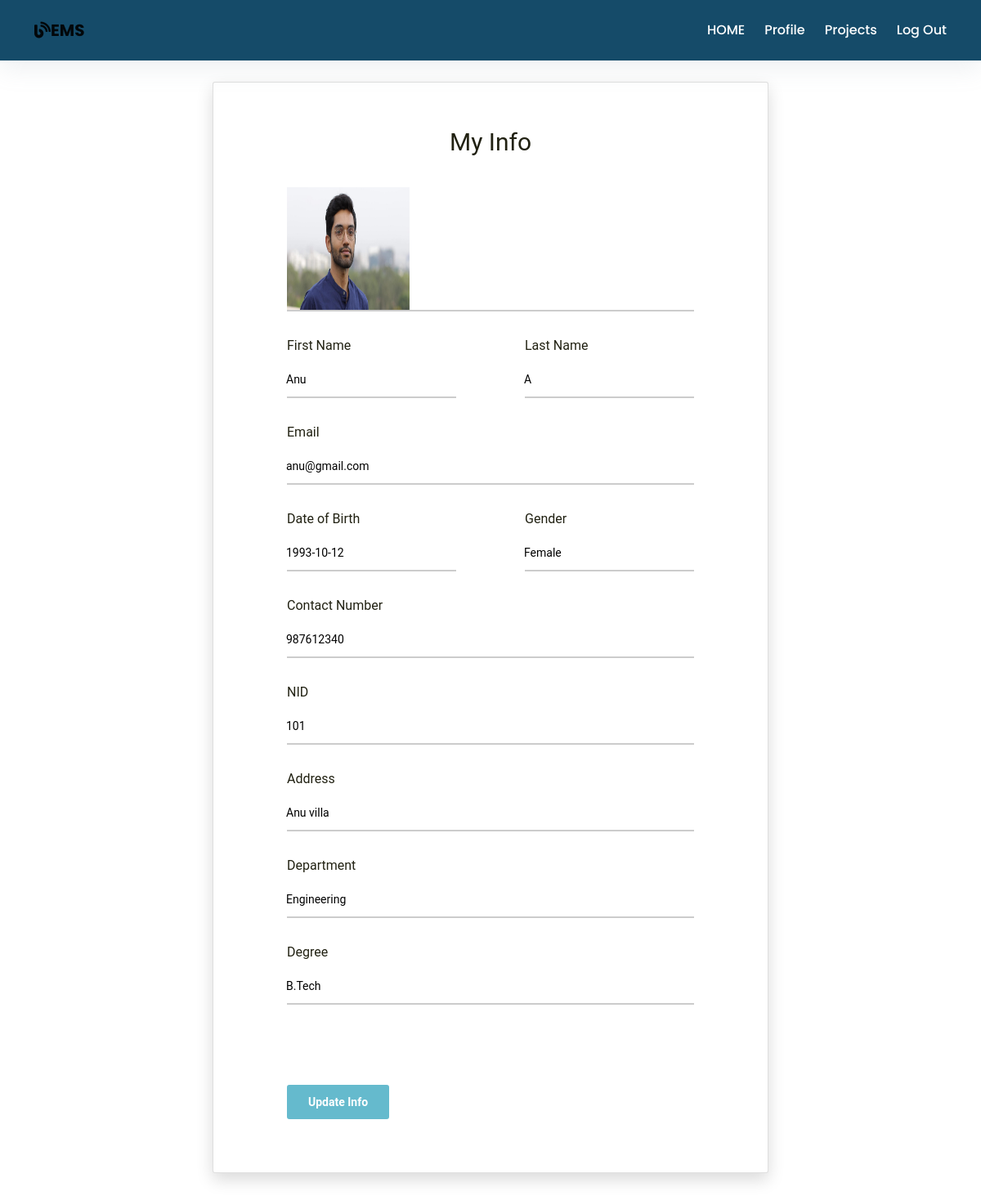
Screenshot of /myprofile.php?id=10 with the database file from the repository.
### tables this page shows
CREATE TABLE `employee` (
  `id` int(11) NOT NULL,
  `firstName` varchar(100) NOT NULL,
  `lastName` varchar(100) NOT NULL,
  `email` varchar(100) NOT NULL,
  `password` text NOT NULL,
  `birthday` date NOT NULL,
  `gender` varchar(10) NOT NULL,
  `contact` varchar(20) NOT NULL,
  `nid` int(20) NOT NULL,
  `address` varchar(100) DEFAULT NULL,
  `dept` varchar(100) NOT NULL,
  `degree` varchar(100) NOT NULL,
  `pic` text NOT NULL
);

### myprofile.php (the view, shortened to what this page needs)
<?php
require_once ('process/dbh.php');
  $id = (isset($_GET['id']) ? $_GET['id'] : '');
  $sql = "SELECT * from `employee` WHERE id=$id";
  $result = mysqli_query($conn, $sql);
  if($result){
  while($res = mysqli_fetch_assoc($result)){
  $firstname = $res['firstName'];
  $lastname = $res['lastName'];
  $email = $res['email'];
  $contact = $res['contact'];
  $address = $res['address'];
  $gender = $res['gender'];
  $birthday = $res['birthday'];
  $nid = $res['nid'];
  $dept = $res['dept'];
  $degree = $res['degree'];
  $pic = $res['pic'];
}
}
?>
<!DOCTYPE html>
<html lang="en">
  <head>
    <link
      rel="stylesheet"
      href="https://use.fontawesome.com/releases/v5.14.0/css/all.css"
    />
    <link
      rel="stylesheet"
      href="https://stackpath.bootstrapcdn.com/bootstrap/4.5.2/css/bootstrap.min.css"
    />
    <link
      href="https://cdn.jsdelivr.net/npm/bootstrap@5.1.3/dist/css/bootstrap.min.css"
      rel="stylesheet"
    />
    <link href="vendor/select2/select2.min.css" rel="stylesheet" media="all" />
    <link
      href="vendor/datepicker/daterangepicker.css"
      rel="stylesheet"
      media="all"
    />
    <link rel="stylesheet" type="text/css" href="../sample.css" />
    <link rel="stylesheet" type="text/css" href="./main.css" />
  </head>
  <body class="hero-anime">
    <div class="navigation-wrap start-header start-style">
      <div class="container">
        <div class="row">
          <div class="col-12">
            <nav class="navbar navbar-expand-md navbar-light">
              <a class="navbar-brand" href="#" target="_blank"
                ><i class="fas fa-blog"></i><b>EMS</b></a
              >
              <div class="collapse navbar-collapse" id="navbarSupportedContent">
                <ul class="navbar-nav ml-auto py-4 py-md-0">
                <li class="nav-item pl-4 pl-md-0 ml-0 ml-md-4">
                    <a class="nav-link" href="./emp_dashboard.php?id=<?php echo $id?>">HOME</a>
                  </li>
                  <li class="nav-item pl-4 pl-md-0 ml-0 ml-md-4">
                    <a class="nav-link" href="./myprofile.php?id=<?php echo $id?>">Profile</a>
                  </li>
                  <li class="nav-item pl-4 pl-md-0 ml-0 ml-md-4">
                    <a class="nav-link" href="./empproject.php?id=<?php echo $id?>">Projects</a>
                  </li>
                  <li class="nav-item pl-4 pl-md-0 ml-0 ml-md-4">
                    <a class="nav-link" href="./emplogin.html">Log Out</a>
                  </li>
                </ul>
              </div>
            </nav>
          </div>
        </div>
      </div>
    </div>
    <div class="section">
        <div class="section">
          <div class="container">
            <div class="row">
              <div class="col-12">
                <div class="page-wrapper p-t-100 p-b-100 font-robo">
                  <div class="wrapper wrapper--w680">
                    <div class="card card-1">
                      <div class="card-body">
                        <h2 class="title">My Info</h2>
                        <form
                          method="POST"
                          action="myprofileup.php?id=<?php echo $id?>"
                        >
                          <div class="input-group">
                            <img
                              src="process/<?php echo $pic;?>"
                              height="150px"
                              width="150px"
                            />
                          </div>
                          <div class="row row-space">
                            <div class="col-2">
                              <div class="input-group">
                                <label>First Name</label>
                                <input
                                  class="input--style-1"
                                  type="text"
                                  name="firstName"
                                  value="<?php echo $firstname;?>"
                                  readonly
                                />
                              </div>
                            </div>
                            <div class="col-2">
                              <div class="input-group">
                                <label>Last Name</label>
                                <input
                                  class="input--style-1"
                                  type="text"
                                  name="lastName"
                                  value="<?php echo $lastname;?>"
                                  readonly
                                />
                              </div>
                            </div>
                          </div>
                          <div class="input-group">
                            <label>Email</label>
                            <input
                              class="input--style-1"
                              type="email"
                              name="email"
                              value="<?php echo $email;?>"
                              readonly
                            />
                          </div>
                          <div class="row row-space">
                            <div class="col-2">
                              <div class="input-group">
                                <label>Date of Birth</label>
                                <input
                                  class="input--style-1"
                                  type="text"
                                  name="birthday"
                                  value="<?php echo $birthday;?>"
                                  readonly
                                />
                              </div>
                            </div>
                            <div class="col-2">
                              <div class="input-group">
                                <label>Gender</label>
                                <input
                                  class="input--style-1"
                                  type="text"
                                  name="gender"
                                  value="<?php echo $gender;?>"
                                  readonly
                                />
                              </div>
                            </div>
                          </div>
                          <div class="input-group">
                            <label>Contact Number</label>
                            <input
                              class="input--style-1"
                              type="number"
                              name="contact"
                              value="<?php echo $contact;?>"
                              readonly
                            />
                          </div>
                          <div class="input-group">
                            <label>NID</label>
                            <input
                              class="input--style-1"
                              type="number"
                              name="nid"
                              value="<?php echo $nid;?>"
                              readonly
                            />
                          </div>
                          <div class="input-group">
                            <label>Address</label>
                            <input
                              class="input--style-1"
                              type="text"
                              name="address"
                              value="<?php echo $address;?>"
                              readonly
                            />
                          </div>
                          <div class="input-group">
                            <label>Department</label>
                            <input
                              class="input--style-1"
                              type="text"
                              name="dept"
                              value="<?php echo $dept;?>"
                              readonly
                            />
                          </div>
                          <div class="input-group">
                            <label>Degree</label>
                            <input
                              class="input--style-1"
                              type="text"
                              name="degree"
                              value="<?php echo $degree;?>"
                              readonly
                            />
                          </div>
                          /><br /><br />
                          <div class="p-t-20">
                            <button
                              class="btn btn--radius btn--green"
                              name="send"
                            >
                              Update Info
                            </button>
                          </div>
                        </form>
                      </div>
                    </div>
                  </div>
                </div>
              </div>
            </div>
          </div>
        </div>
      </div>
  </body>
</html>

### sample.css (style rules this page uses)
body { font-family: "Poppins", san-serif; font-size: 16px; line-height: 24px; font-weight: 400; color: #212112; background-image: url("https://s3-us-west-2.amazonaws.com/s.cdpn.io/1462889/pat-back.svg"); background-position: center; background-repeat: repeat; background-size: 7%; background-color: #fff; overflow-x: hidden; transition: all 200ms linear; }
.start-header { opacity: 1; padding: 20px 0; box-shadow: 0 10px 30px 0 rgba(138, 155, 165, 0.15); -webkit-transition: all 0.3s ease-out; transition: all 0.3s ease-out; }
.navigation-wrap { position: fixed; width: 100%; top: 0; left: 0; z-index: 1000; -webkit-transition: all 0.3s ease-out; transition: all 0.3s ease-out; background-color: #154b69; }
.navbar { padding: 0; }
.nav-link { color: white !important; font-weight: 500; transition: all 200ms linear; }
.nav-link { position: relative; padding: 5px 0 !important; display: inline-block; }
.nav-item:after { position: absolute; bottom: -5px; left: 0; width: 100%; height: 2px; content: ""; background-color: #8167a9; opacity: 0; transition: all 200ms linear; }
.nav-item { position: relative; transition: all 200ms linear; }
.section { position: relative; width: 100%; display: block; }
.p-t-20 { padding-top: 20px; }
.btn { line-height: 40px; display: inline-block; padding: 0 25px; cursor: pointer; font-family: "Roboto", "Arial", "Helvetica Neue", sans-serif; color: #fff; -webkit-transition: all 0.4s ease; -o-transition: all 0.4s ease; -moz-transition: all 0.4s ease; transition: all 0.4s ease; font-size: 14px; font-weight: 700; }
.btn--radius { -webkit-border-radius: 3px; -moz-border-radius: 3px; border-radius: 3px; }
.btn--green { background: #65bacd; }

### main.css (style rules this page uses)
body { margin: 0px; font-family: "Poppins", san-serif; font-size: 16px; line-height: 24px; font-weight: 400; color: #212112; background-image: url("https://s3-us-west-2.amazonaws.com/s.cdpn.io/1462889/pat-back.svg"); background-position: center; background-repeat: repeat; background-size: 7%; background-color: #fff; overflow-x: hidden; transition: all 200ms linear; }
.font-robo { font-family: "Roboto", "Arial", "Helvetica Neue", sans-serif; }
.row { display: -webkit-box; display: -webkit-flex; display: -moz-box; display: -ms-flexbox; display: flex; -webkit-flex-wrap: wrap; -ms-flex-wrap: wrap; flex-wrap: wrap; }
.row-space { -webkit-box-pack: justify; -webkit-justify-content: space-between; -moz-box-pack: justify; -ms-flex-pack: justify; justify-content: space-between; }
.col-2 { width: -webkit-calc((100% - 60px) / 2); width: -moz-calc((100% - 60px) / 2); width: calc((100% - 60px) / 2); }
html { -webkit-box-sizing: border-box; -moz-box-sizing: border-box; box-sizing: border-box; }
* { padding: 0; margin: 0; }
*, *:before, *:after { -webkit-box-sizing: inherit; -moz-box-sizing: inherit; box-sizing: inherit; }
h2, h3, h4, h5, h6, blockquote, p, pre, dl, dd, ol, ul, figure, hr, fieldset, legend { margin: 0; padding: 0; }
button { outline: none; background: none; border: none; }
.page-wrapper { min-height: 100vh; }
h1, h2, h3, h4, h5, h6 { font-weight: 400; }
h2 { font-size: 30px; }
.p-t-100 { padding-top: 100px; }
.p-t-20 { padding-top: 20px; }
.p-b-100 { padding-bottom: 10px; }
.wrapper { margin: 0 auto; }
.wrapper--w680 { max-width: 680px; }
.btn { line-height: 40px; display: inline-block; padding: 0 25px; cursor: pointer; font-family: "Roboto", "Arial", "Helvetica Neue", sans-serif; color: #fff; -webkit-transition: all 0.4s ease; -o-transition: all 0.4s ease; -moz-transition: all 0.4s ease; transition: all 0.4s ease; font-size: 14px; font-weight: 700; }
.btn--radius { -webkit-border-radius: 3px; -moz-border-radius: 3px; border-radius: 3px; }
.btn--green { background: #65bacd; }
input { outline: none; margin: 0; border: none; -webkit-box-shadow: none; -moz-box-shadow: none; box-shadow: none; width: 100%; font-size: 14px; font-family: inherit; }
.input-group { position: relative; margin-bottom: 30px; border-bottom: 2px solid #ccc; }
.input--style-1 { padding: 9px 0; color: black !important; }
.title { margin-bottom: 37px; text-align: center; }
.card { overflow: hidden; -webkit-border-radius: 3px; -moz-border-radius: 3px; border-radius: 3px; background: #fff; }
.card-1 { -webkit-box-shadow: 0px 8px 20px 0px rgba(0, 0, 0, 0.15); -moz-box-shadow: 0px 8px 20px 0px rgba(0, 0, 0, 0.15); box-shadow: 0px 8px 20px 0px rgba(0, 0, 0, 0.15); }
.card-1 .card-body { padding: 0 90px; padding-top: 55px; padding-bottom: 65px; }

### rows the page displays
employee: pic (picture), firstName "Anu", lastName "A", email "anu@gmail.com", birthday "1993-10-12", gender "Female", contact "987612340", nid "101", address "Anu villa", dept "Engineering", degree "B.Tech"
